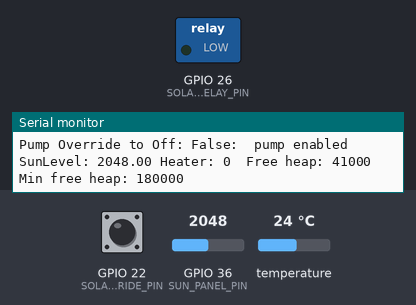
This program was run on a simulated ESP32. Shown: switched loads named in the program (green lamp = pin HIGH), the last lines printed to the serial monitor. The inputs (shaded band) are chosen by the test bench; at power-on: GPIO 36 (SUN_PANEL_PIN) = 2048, temperature 24 °C, GPIO 22 (SOLAR_PUMP_OVERRIDE_PIN) HIGH. WiFi joins after 1.5 s; servers stay silent unless stated.

Above: at 3.7 s.
3.8 s: GPIO 36 (SUN_PANEL_PIN) set to 2609
9.9 s: GPIO 36 (SUN_PANEL_PIN) set to 2713
At 12.0 s:
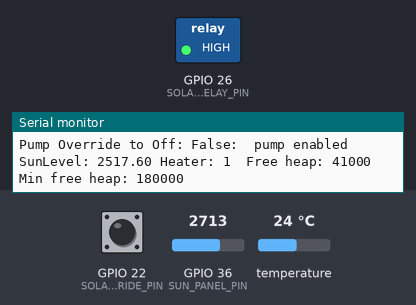
12.7 s: temperature set to 33.4 °C
14.4 s: temperature set to 34.3 °C
At 16.3 s:
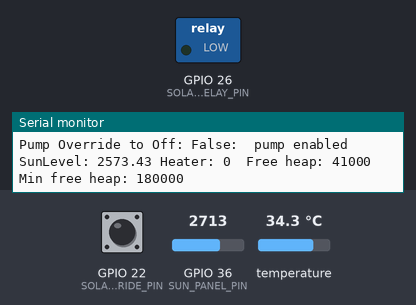
21.2 s: temperature set to 12 °C
At 22.0 s:
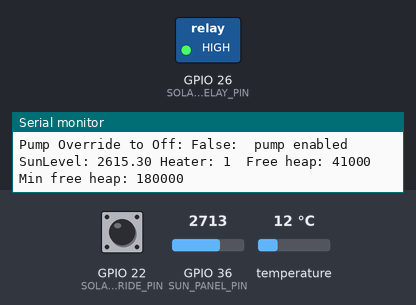
Timing chart, 0 to 24.2 s (numbered marks = the images above; inputs shaded):
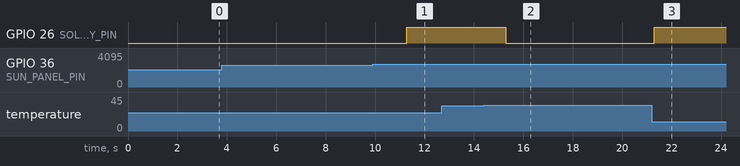

The program:

main.cpp
```cpp
#include <Arduino.h>
#include <WiFi.h>
#include <WebServer.h>
#include "RunningAverage.h"
#include <AsyncTCP.h>
#include <ESPAsyncWebServer.h>
#include <DallasTemperature.h>
#include <OneWire.h>

void updateTemperature();
void updateSolarHeater();

// ====== WiFi Configuration ======
const char* ssid = "bluedirt_IOT_2G";
const char* password = "allthethings!";

// ====== SPI Pin Definitions for MAX6675 on VSPI ======
//const int thermoSCK = 18;
//const int thermoCS  = 5;
//const int thermoSO  = 19;
const int ONE_WIRE_PIN = 23;
const int SOLAR_RELAY_PIN = 26;
const int SUN_PANEL_PIN = 36;
const int SOLAR_PUMP_OVERRIDE_PIN=22;
const float MAX_TEMP_F=93.0; //89

//NC switch coupled to ground with input_pullup: 0 = overide enabled, 1 = no override
const int SOLAR_PUMP_REQUEST_PUMP_OFF=0;
const int HEATER_PUMP_OFF = 0;
const int HEATER_PUMP_ON = 1;

const float  SUN_ON_LEVEL = 2500.0; //2950
const int TEMP_UPDATE_INTERVAL_MILLIS = 2000;
const int WIFI_CONNECT_INTERVAL_MILLIS = 30000;
const int NUM_SUN_SAMPLES=80;
const int MAIN_TEMP_INDEX=0;
const bool DEBUG = true;

//local vars
int heater_on = 0;
float tempC = 0.0;
float tempF = 0.0;
float sunLevel = 0;
unsigned long lastTempUpdate = 0;
unsigned long lastSolarUpdate = 0;
unsigned long lastWifiCheck = 0;

AsyncWebServer  server(80);
RunningAverage sunLevelAvg(NUM_SUN_SAMPLES);
OneWire oneWire(ONE_WIRE_PIN);
DallasTemperature temp_sensors(&oneWire);
portMUX_TYPE myMutex = portMUX_INITIALIZER_UNLOCKED;

// ====== Read Temperature Helper ======
float readTemperatureC() {
  temp_sensors.requestTemperatures();
  float tC = temp_sensors.getTempCByIndex(MAIN_TEMP_INDEX);
  if (isnan(tC) || tC < -100.0) {
    Serial.print("Error: Invalid temperature reading: ");Serial.println(tC);
    return NAN;
  }
  return tC;
}


// ====== Convert Celsius to Fahrenheit ======
float celsiusToFahrenheit(float tempC) {
  return (tempC * 9.0 / 5.0) + 32.0;
}


// ====== Setup and Loop ======
void setup() {
  Serial.begin(115200);
  delay(1000); // let serial settle
  pinMode(SOLAR_RELAY_PIN,OUTPUT);
  pinMode(SOLAR_PUMP_OVERRIDE_PIN,INPUT_PULLUP);

  // Start WiFi
  WiFi.begin(ssid, password);
  Serial.print("Connecting to WiFi");
  while (WiFi.status() != WL_CONNECTED) {
    delay(500);
    Serial.print(".");
  }

  if ( DEBUG ){
    Serial.println("\nConnected to WiFi");
    Serial.print("IP Address: ");
    Serial.println(WiFi.localIP());
  }


  temp_sensors.begin();

  // ====== HTTP Handlers ======
  server.on("/", HTTP_GET, [](AsyncWebServerRequest *request){
    char html[512];

    if (isnan(tempC)) {
      snprintf(html, sizeof(html),
        "<!DOCTYPE html><html><head><title>ESP32 Pool Controller</title></head><body>"
        "<h1>ESP32 Pool Controller</h1>"
        "<p>Error reading temperature.</p></body></html>"
      );
    } else {
      snprintf(html, sizeof(html),
        "<!DOCTYPE html><html><head><title>ESP32 Pool Controller</title></head><body>"
        "<h1>ESP32 Pool Controller</h1>"
        "<p>Current Temperature: %.2f&deg;C (%.2f&deg;F)</p></body></html>",
        tempC, tempF
      );
    }

    request->send(200, "text/html", html);
  });

  server.on("/gettemperature", HTTP_GET, [](AsyncWebServerRequest *request){
    char json[512];
    float localC, localF, localSun;
    int localHeater;

    portENTER_CRITICAL(&myMutex);
    localC = tempC;
    localF = tempF;
    localSun = sunLevel;
    localHeater = heater_on;
    portEXIT_CRITICAL(&myMutex);


    snprintf(json, sizeof(json),
      "{\"temperature_c\": %.2f, \"temperature_f\": %.2f, \"sun_level\": %.2f, \"heater\": %s, \"heap_free\" : %d }",
      localC, localF, localSun, localHeater ? "true" : "false", ESP.getFreeHeap()
    );
    request->send(200, "application/json", json);
  });

  server.begin();

  Serial.println("HTTP server started");
  sunLevelAvg.clear();


}


void ensureWiFiConnected() {
  if (WiFi.status() != WL_CONNECTED) {
    Serial.println("WiFi disconnected, trying to reconnect...");
    WiFi.disconnect();
    WiFi.begin(ssid, password);
    unsigned long startAttempt = millis();
    while (WiFi.status() != WL_CONNECTED && millis() - startAttempt < 10000) {
      delay(500);
      Serial.print(".");
    }
    if (WiFi.status() == WL_CONNECTED) {
      Serial.println("Reconnected.");
    } else {
      Serial.println("Reconnect failed.");
    }
  }else{
    if ( DEBUG ){
      Serial.println("Wifi Already Connected");
    }

  }
}

void updateTemperature(){


  float newC = readTemperatureC();
  float newF = celsiusToFahrenheit(newC);

  portENTER_CRITICAL(&myMutex);
  tempC = newC;
  tempF = newF;
  portEXIT_CRITICAL(&myMutex);


  if (DEBUG){
    if (!isnan(tempC)) {
      Serial.print("Current Temperature: ");
      Serial.print(tempC);
      Serial.print("°C / ");
      Serial.print(tempF);
      Serial.println("°F");
    }
  }

}

void updateSolarHeater(){
  int rawSunLevel = analogRead(SUN_PANEL_PIN);
  int solarPumpOverride = digitalRead(SOLAR_PUMP_OVERRIDE_PIN);

  if ( DEBUG ){
    Serial.print("Raw SunLevel: ");Serial.println(rawSunLevel);
    Serial.print("Pump Override: "); Serial.println(solarPumpOverride);
  }

  float sL = (float)(rawSunLevel);
  sunLevelAvg.addValue(sL);
  sunLevel = sunLevelAvg.getAverage();
  Serial.print("Sunlevel At top=");Serial.println(sunLevel);
  if ( sunLevel > SUN_ON_LEVEL) {
    if ( tempF <= MAX_TEMP_F){
      Serial.println("Temp is below setpoint");
      heater_on = HEATER_PUMP_ON;
    }
    else{
      heater_on = HEATER_PUMP_OFF;
      if ( DEBUG){
        Serial.println("Heater is disabled: > max temp.");
      }
    }
  }
  else{
    heater_on = HEATER_PUMP_OFF;
    if ( DEBUG){
      Serial.println("Heater is disabled: Sun not bright enough.");
    }
  }

  if ( SOLAR_PUMP_REQUEST_PUMP_OFF != solarPumpOverride ){
    digitalWrite(SOLAR_RELAY_PIN,heater_on);
  }
  else{
    digitalWrite(SOLAR_RELAY_PIN,HEATER_PUMP_OFF);
    if ( DEBUG){
      Serial.println("Heater is disabled: manual override.");
    }
  }


  if ( DEBUG ){
    Serial.print("Pump Override to Off: ");
    if ( SOLAR_PUMP_REQUEST_PUMP_OFF == solarPumpOverride){
      Serial.println("True-- disable pump");
    }
    else{
      Serial.println("False:  pump enabled");
    }

    Serial.print("SunLevel: ");Serial.print(sunLevel);
    Serial.print(" Heater: ");Serial.print(heater_on);
    Serial.print("  Free heap: ");  Serial.print(ESP.getFreeHeap());
    Serial.printf(" Min free heap: %u\n", esp_get_minimum_free_heap_size());
  }

}

void loop() {

  unsigned long now = millis();
  if (now - lastTempUpdate >= TEMP_UPDATE_INTERVAL_MILLIS) {
    lastTempUpdate = now;
    updateTemperature();
  }
  if (now - lastSolarUpdate >= TEMP_UPDATE_INTERVAL_MILLIS) {
    lastSolarUpdate = now;
    updateSolarHeater();
  }
  if (now - lastWifiCheck >= WIFI_CONNECT_INTERVAL_MILLIS) {
    lastWifiCheck = now;
    ensureWiFiConnected();
  }

  if (ESP.getFreeHeap() < 10000) {
    Serial.println("Heap too low, restarting...");
    ESP.restart();
  }


  delay(1);


}
```

Measured:
- the behaviour switches between 2650 and 2651 on GPIO 36 (SUN_PANEL_PIN) (found by bisection; images 0 and 1)
- the behaviour switches between 33.9 and 34 °C on temperature (found by bisection; images 1 and 2)
- after the input at 9.9 s, GPIO 26 (SOLAR_RELAY_PIN): LOW → HIGH after 1.4 s
- after the input at 14.4 s, GPIO 26 (SOLAR_RELAY_PIN): HIGH → LOW after 0.89 s
- after the input at 21.2 s, GPIO 26 (SOLAR_RELAY_PIN): LOW → HIGH after 0.09 s
